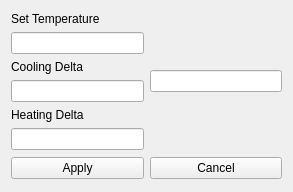
<?xml version="1.0" encoding="UTF-8"?>
<ui version="4.0">
 <class>ProfileSetup</class>
 <widget class="QWidget" name="ProfileSetup">
  <property name="geometry">
   <rect>
    <x>0</x>
    <y>0</y>
    <width>293</width>
    <height>192</height>
   </rect>
  </property>
  <property name="windowTitle">
   <string>Profile Setup</string>
  </property>
  <layout class="QGridLayout" name="gridLayout">
   <item row="0" column="2" colspan="2">
    <layout class="QVBoxLayout" name="verticalLayout_2">
     <item>
      <widget class="QLineEdit" name="lineEdit"/>
     </item>
    </layout>
   </item>
   <item row="0" column="0" colspan="2">
    <layout class="QVBoxLayout" name="verticalLayout">
     <item>
      <widget class="QLabel" name="labelSetTemp">
       <property name="text">
        <string>Set Temperature</string>
       </property>
      </widget>
     </item>
     <item>
      <widget class="QLineEdit" name="setTempProfile"/>
     </item>
     <item>
      <widget class="QLabel" name="labelCoolingDelta">
       <property name="text">
        <string>Cooling Delta</string>
       </property>
      </widget>
     </item>
     <item>
      <widget class="QLineEdit" name="coolDelta"/>
     </item>
     <item>
      <widget class="QLabel" name="labelHeatingDelta">
       <property name="text">
        <string>Heating Delta</string>
       </property>
      </widget>
     </item>
     <item>
      <widget class="QLineEdit" name="heatDelta"/>
     </item>
    </layout>
   </item>
   <item row="5" column="0" colspan="4">
    <layout class="QHBoxLayout" name="horizontalLayout">
     <item>
      <widget class="QPushButton" name="Apply">
       <property name="text">
        <string>Apply</string>
       </property>
      </widget>
     </item>
     <item>
      <widget class="QPushButton" name="Cancel">
       <property name="text">
        <string>Cancel</string>
       </property>
      </widget>
     </item>
    </layout>
   </item>
  </layout>
 </widget>
 <resources/>
 <connections/>
</ui>
